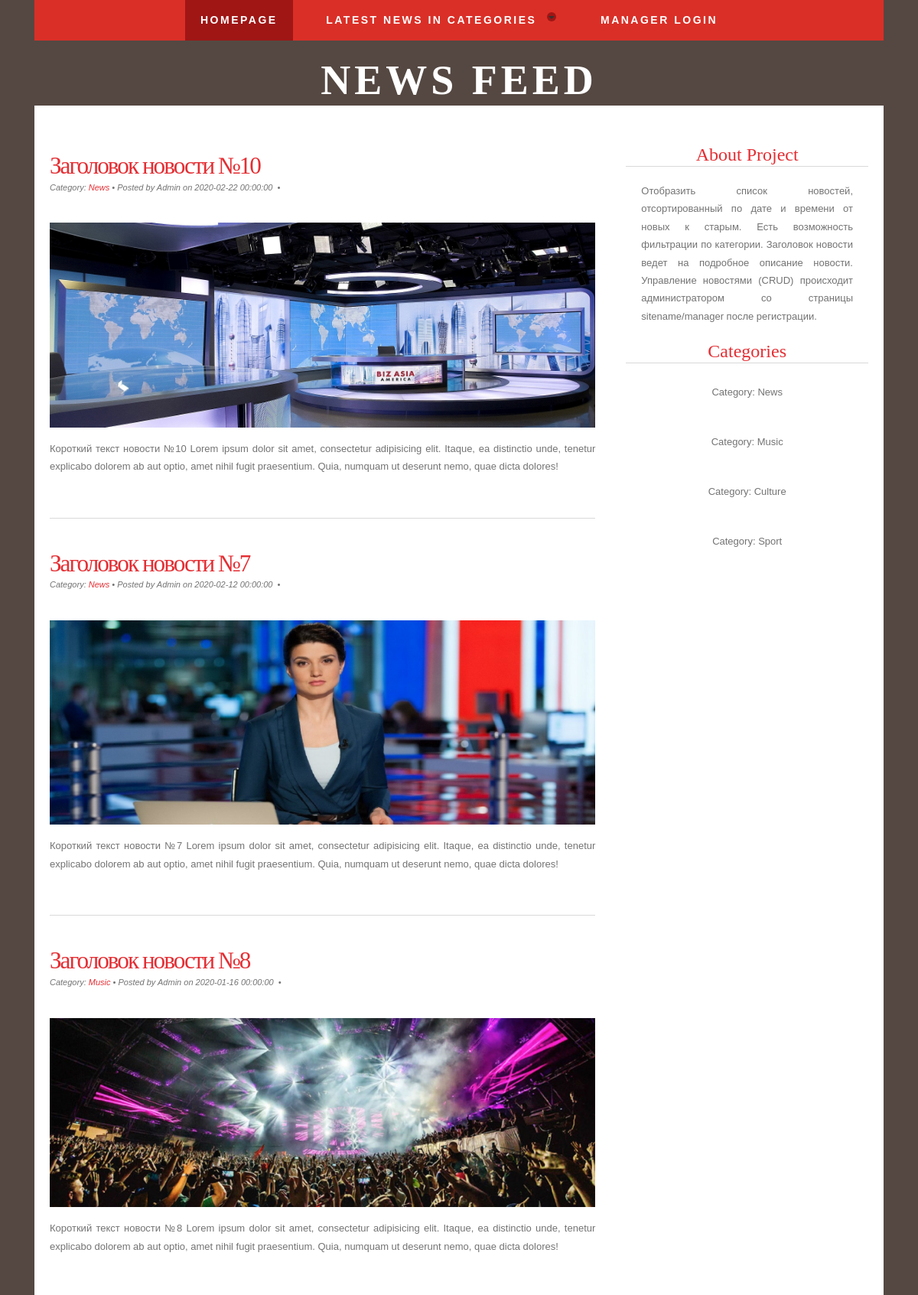
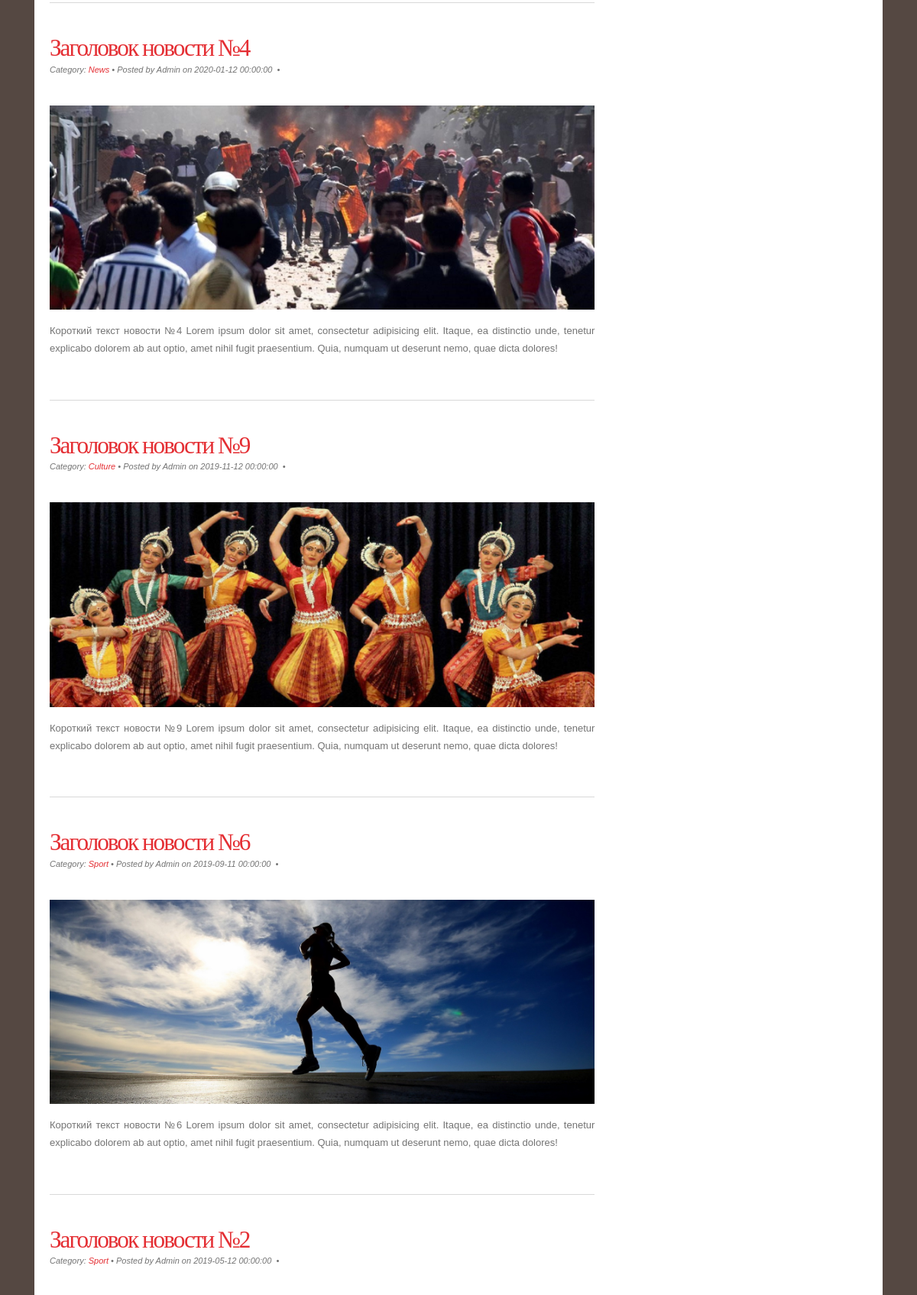
The page / (upper part) on the database its author committed (2 pictures, top to bottom).
### tables this page shows
CREATE TABLE `news` (
  `id` int(11) NOT NULL,
  `title` varchar(255) NOT NULL,
  `date` datetime NOT NULL DEFAULT CURRENT_TIMESTAMP,
  `short_content` text NOT NULL,
  `content` text NOT NULL,
  `author_name` varchar(255) NOT NULL DEFAULT 'Admin',
  `category` varchar(50) DEFAULT NULL
);

### config/routes.php (called while the page is built)
<?php
return array(
    'user/login' => 'user/login',
    'user/logout' => 'user/logout',
    'manager' => 'manager/index',
    'manager/view' => 'manager/view',
    'manager/create' => 'manager/create',
    'manager/update/([0-9]+)' => 'manager/update/$1',
    'manager/delete/([0-9]+)' => 'manager/delete/$1',
    'news/([A-Za-z]+)' => 'news/category/$1',
    'news/([0-9]+)' => 'news/view/$1',
    'news' => 'news/index',
    '' => 'news/index',
);

### controllers/NewsController.php (called while the page is built, shortened)
<?php
class NewsController {
    public function actionIndex() {
        $latestNewsInCategories = News::getLatestNewsInCategories();
        $newsList = News::getNewsList();
        require_once(ROOT . '/views/news/index.php');
        return true;
    }
}

### index.php (called while the page is built, shortened)
<?php
require_once(ROOT.'/components/Autoload.php');
$router = new Router();
$router->run();

### components/Autoload.php (called while the page is built, shortened)
<?php
spl_autoload_register(function ($class_name) {
    $array_paths = array(
        '/models/',
        '/components/',
        '/controllers/',
    );
    foreach ($array_paths as $path) {
        $path = ROOT . $path . $class_name . '.php';
    }
});

### models/User.php (called while the page is built, shortened)
<?php
class User {
    public static function isGuest() {
        return true;
    }
}

### models/News.php (called while the page is built, shortened)
<?php
class News {
    public static function getNewsList() {
        $db = Db::getConnection();
        $newsList = array();
        $result = $db->query('SELECT id, title, date, author_name, short_content, content, category FROM news ORDER BY date DESC');
        $i = 0;
        while ($row = $result->fetch()) {
            $newsList[$i]['id'] = $row['id'];
            $newsList[$i]['title'] = $row['title'];
            $newsList[$i]['date'] = $row['date'];
            $newsList[$i]['author_name'] = $row['author_name'];
            $newsList[$i]['short_content'] = $row['short_content'];
            $newsList[$i]['content'] = $row['content'];
            $newsList[$i]['category'] = $row['category'];
            $i++;
        }
        return $newsList;
    }
    public static function getLatestNewsInCategories() {
        $latestNewsInCategories = array();
        $db = Db::getConnection();
        $result = $db->query("SELECT news.id, news.category, news.title, news.date FROM `news` INNER JOIN "
                . "(SELECT MAX(date) as md, category FROM news GROUP BY category) aux ON "
                . "(news.category=aux.category and news.date=aux.md) ORDER BY date DESC");
        $i = 0;
        while ($row = $result->fetch()) {
            $latestNewsInCategories[$i]['id'] = $row['id'];
            $latestNewsInCategories[$i]['category'] = $row['category'];
            $latestNewsInCategories[$i]['title'] = $row['title'];
            $i++;
        }
        return $latestNewsInCategories;
    }
}

### views/news/index.php (the view, shortened to what this page needs)
<!DOCTYPE html>
<html lang="en">
    <head>
        <link href="/template/css/bootstrap.min.css" rel="stylesheet" type="text/css">
        <link href="/template/css/style.css" rel="stylesheet" type="text/css" media="screen">
        <link href="/template/css/menu.css" rel="stylesheet" >
    </head>
    <body>
        <div class="container">
            <div class="header">
                <div class="row">
                    <div class="col-sm-12">
                        <div id="cssmenu" class="align-center">
                            <ul>
                                <li class="active"><a href="/">Homepage</a></li>
                                <li class="has-sub"><a href="#">Latest News IN Categories</a>
                                </li>
                                <?php if (User::isGuest()): ?>
                                    <li><a href="/user/login/">Manager Login</a></li>
                                <?php else: ?>
                                    <li><a href="/user/logout/">Logout</a></li>
                                <?php endif; ?>
                            </ul>
                        </div>
                    </div>
                </div>
                <div class="row" id="wrapper">
                    <div class="col-sm-12">
                        <div id="logo">
                            <h1><a href="/">News Feed</a></h1>
                        </div>
                    </div>
                </div>
            </div>
            <div class="content" id="page">
                <div id="page-bgtop">
                    <div id="page-bgbtm">
                        <div class="col-sm-8" id="content">
                            <?php foreach ($newsList as $newsItem): ?>
                                <div class="post">
                                    <h2 class="title"><a href='/news/<?php echo $newsItem['id']; ?>'><?php echo htmlentities($newsItem['title']); ?></a></h2>
                                    <p class="meta">Category: <a href='/news/<?php echo $newsItem['category']; ?>'>
                                            <?php echo $newsItem['category']; ?></a>&nbsp;&bull;&nbsp;Posted by
                                        <?php echo $newsItem['author_name']; ?> on <?php echo $newsItem['date']; ?>
                                        &nbsp;&bull;&nbsp;
                                    <div class="entry">
                                        <p><img src="/template/images/<?php echo $newsItem['id']; ?>.jpg" alt="" /></p>
                                        <p><?php echo htmlentities($newsItem['short_content']); ?></p>
                                    </div>
                                </div>
                            <?php endforeach; ?>
                        </div>
                        <div class="col-sm-4" id="sidebar">
                            <ul>
                                <li>
                                    <h2>About Project</h2>
                                    <p>Отобразить список новостей, отсортированный по дате и времени от новых к старым.
                                        Есть возможность фильтрации по категории. Заголовок новости ведет на подробное
                                        описание новости. Управление новостями (CRUD) происходит администратором со страницы
                                        sitename/manager после регистрации.</p>
                                </li>
                                <li>
                                    <h2>Categories</h2>
                                    <?php foreach ($latestNewsInCategories as $newsCategory): ?>
                                        <ul>
                                            <li><a href='/news/<?php echo $newsCategory['category']; ?>'>Category: <?php echo $newsCategory['category']; ?></a></li>
                                        </ul>
                                    <?php endforeach; ?>
                                </li>
                            </ul>
                        </div>
                    </div>
                </div>
            </div>
        </div>
    </body>
</html>

### components/Router.php (shortened to what this page needs)
<?php
class Router {
    private $routes;
    public function __construct() {
        $routesPath = ROOT . '/config/routes.php';
        $this->routes = include($routesPath);
    }
    private function getURI() {
        if (!empty($_SERVER['REQUEST_URI'])) {
            return trim($_SERVER['REQUEST_URI'], '/');
        }
    }
    public function run() {
        $uri = $this->getURI();
        foreach ($this->routes as $uriPattern => $path) {
            if (preg_match("~^$uriPattern$~", $uri)) {
                $internalRoute = preg_replace("~^$uriPattern$~", $path, $uri);
                $segments = explode('/', $internalRoute);
                $controllerName = array_shift($segments) . 'Controller';
                $actionName = 'action' . ucfirst(array_shift($segments));
                $parameters = $segments;
                $controllerObject = new $controllerName;
                $result = call_user_func_array(array($controllerObject, $actionName), $parameters);
                if ($result != null) {
                    break;
                }
            }
        }
    }
}

### template/css/style.css (style rules this page uses)
body { height: 100%; margin: 0; padding: 0; display: flex; flex-direction: column; background: #554842; font-family: Arial, Helvetica, sans-serif; font-size: 13px; color: #737373; }
h1, h2, h3 { margin: 0; padding: 0; font-family: 'Arvo', serif; font-weight: normal; color: #FFA800; }
h1 { font-size: 2em; }
h2 { font-size: 2.4em; }
p, ul, ol { margin-top: 0; line-height: 180%; }
a { text-decoration: none; color: #E42E33; }
img { width: 100%; height: auto; }
#wrapper { margin: 0 auto; padding: 0; }
#logo { margin: 0px auto; padding: 20px 0px 0px 0px; color: #FFFFFF; }
#logo h1, #logo p { display: block; margin: 0; padding: 0; }
#logo h1 { margin: 0px; letter-spacing: 5px; text-align: center; text-transform: uppercase; font-size: 54px; font-weight: bold; color: #FFFFFF; }
#logo h1 a { color: #FFFFFF; }
#logo a { border: none; background: none; text-decoration: none; color: #FFFFFF; }
#page { margin: 0 auto; padding: 0; background-color: #FFFFFF; }
#page-bgbtm { margin: 0px; padding: 20px 20px 0px 20px; }
#content { float: left; padding: 0px 0px 0px 0px; }
.post { clear: both; padding: 30px 0px; border-bottom: 1px solid #D9D9D9; }
.post .title { padding-top: 10px; letter-spacing: -2px; }
.post .title a { border: none; color: #E42E33; }
.post .meta { padding-bottom: 10px; text-align: left; font-family: Arial, Helvetica, sans-serif; font-size: 11px; font-style: italic; }
.post .entry { text-align: justify; margin-bottom: 25px; padding: 10px 0px 0px 0px; }
#sidebar { float: right; padding: 30px 0px 0px 40px; }
#sidebar ul { margin: 0; padding: 0; list-style: none; }
#sidebar li { margin: 0; padding: 0; }
#sidebar li ul { margin: 0px 15px; padding-bottom: 30px; }
#sidebar li li { text-align: center; line-height: 35px; }
#sidebar h2 { text-align: center; margin-bottom: 20px; border-bottom: 1px solid #D9D9D9; font-size: 24px; color: #E42E33; }
#sidebar p { margin: 0 0px; padding: 0px 20px 20px 20px; text-align: justify; }
#sidebar a { border: none; color: #737373; }

### template/css/menu.css (style rules this page uses)
#cssmenu { background: #DA2F27; width: auto; padding: 0; line-height: 1; display: block; position: relative; font-family: 'Cabin', sans-serif; z-index: 9999; }
#cssmenu ul { list-style: none; margin: 0; padding: 0; display: block; }
#cssmenu ul:after, #cssmenu:after { content: " "; display: block; font-size: 0; height: 0; clear: both; visibility: hidden; }
#cssmenu ul li { margin: 0 10px; padding: 0; display: block; position: relative; }
#cssmenu ul li a { text-decoration: none; display: block; margin: 0; -webkit-transition: color .2s ease; -moz-transition: color .2s ease; -ms-transition: color .2s ease; -o-transition: color .2s ease; transition: color .2s ease; -webkit-box-sizing: border-box; -moz-box-sizing: border-box; box-sizing: border-box; }
#cssmenu > ul > li { float: left; }
#cssmenu.align-center > ul > li { float: none; display: inline-block; }
#cssmenu.align-center > ul { text-align: center; }
#cssmenu > ul > li:after { content: ""; display: block; position: absolute; width: 100%; height: 0; top: 0; z-index: 0; background: #9F1615; -webkit-transition: height .2s; -moz-transition: height .2s; -ms-transition: height .2s; -o-transition: height .2s; transition: height .2s; }
#cssmenu > ul > li.has-sub > a { padding-right: 40px; }
#cssmenu > ul > li.has-sub > a:after { display: block; content: ""; background: #9F1615; height: 12px; width: 12px; position: absolute; border-radius: 13px; right: 14px; top: 16px; }
#cssmenu > ul > li.has-sub > a:before { display: block; content: ""; border: 4px solid transparent; border-top-color: #333; z-index: 2; height: 0; width: 0; position: absolute; right: 16px; top: 21px; }
#cssmenu > ul > li > a { color: #fff; padding: 15px 20px; font-weight: 600; letter-spacing: 2.5px; text-transform: uppercase; font-size: 14px; z-index: 2; position: relative; }
#cssmenu > ul > li:hover:after, #cssmenu > ul > li.active:after { height: 100%; }
#cssmenu > ul > li:hover > a, #cssmenu > ul > li.active > a { color: #fff; }
#cssmenu > ul > li:hover > a:after, #cssmenu > ul > li.active > a:after { background: #DA2F27; }
#cssmenu > ul > li:hover > a:before, #cssmenu > ul > li.active > a:before { border-top-color: #ffffff; }
#cssmenu > ul > li > a { display: block; }
#cssmenu > ul > li { width: auto; }

### rows shown on the page
news: title "Заголовок новости №10", category "News", author_name "Admin", date "2020-02-22 00:00:00", shows a picture, short_content "Короткий текст новости №10 Lorem ipsum dolor sit amet, consectetur adipisicing elit. Itaque, ea distinctio unde, tenetur explicabo dolorem ab aut optio, amet nihil fugit praesentium. Quia, numquam ut deserunt nemo, quae dicta dolores!"
news: title "Заголовок новости №7", category "News", author_name "Admin", date "2020-02-12 00:00:00", shows a picture, short_content "Короткий текст новости №7 Lorem ipsum dolor sit amet, consectetur adipisicing elit. Itaque, ea distinctio unde, tenetur explicabo dolorem ab aut optio, amet nihil fugit praesentium. Quia, numquam ut deserunt nemo, quae dicta dolores!"
news: title "Заголовок новости №8", category "Music", author_name "Admin", date "2020-01-16 00:00:00", shows a picture, short_content "Короткий текст новости №8 Lorem ipsum dolor sit amet, consectetur adipisicing elit. Itaque, ea distinctio unde, tenetur explicabo dolorem ab aut optio, amet nihil fugit praesentium. Quia, numquam ut deserunt nemo, quae dicta dolores!"
news: title "Заголовок новости №4", category "News", author_name "Admin", date "2020-01-12 00:00:00", shows a picture, short_content "Короткий текст новости №4 Lorem ipsum dolor sit amet, consectetur adipisicing elit. Itaque, ea distinctio unde, tenetur explicabo dolorem ab aut optio, amet nihil fugit praesentium. Quia, numquam ut deserunt nemo, quae dicta dolores!"
news: title "Заголовок новости №9", category "Culture", author_name "Admin", date "2019-11-12 00:00:00", shows a picture, short_content "Короткий текст новости №9 Lorem ipsum dolor sit amet, consectetur adipisicing elit. Itaque, ea distinctio unde, tenetur explicabo dolorem ab aut optio, amet nihil fugit praesentium. Quia, numquam ut deserunt nemo, quae dicta dolores!"
news: title "Заголовок новости №6", category "Sport", author_name "Admin", date "2019-09-11 00:00:00", shows a picture, short_content "Короткий текст новости №6 Lorem ipsum dolor sit amet, consectetur adipisicing elit. Itaque, ea distinctio unde, tenetur explicabo dolorem ab aut optio, amet nihil fugit praesentium. Quia, numquam ut deserunt nemo, quae dicta dolores!"
news: title "Заголовок новости №2", category "Sport", author_name "Admin", date "2019-05-12 00:00:00"

### other values the page prints
$newsCategory['category'] "News"
$newsCategory['category'] "Music"
$newsCategory['category'] "Culture"
$newsCategory['category'] "Sport"
